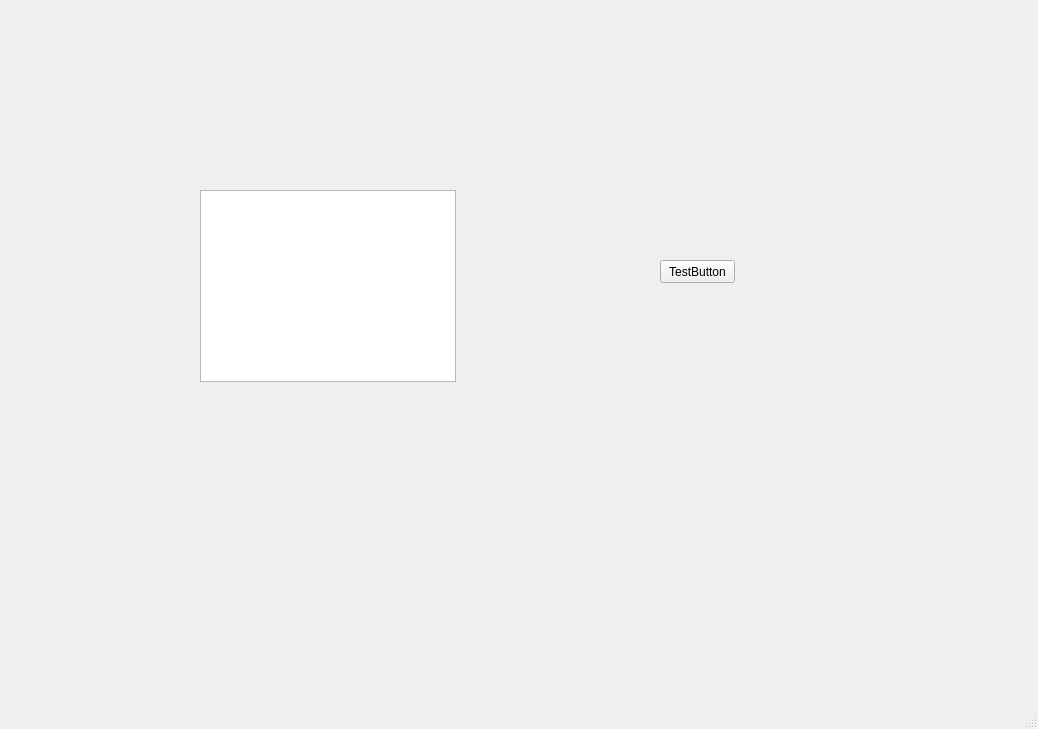
<?xml version="1.0" encoding="UTF-8"?>
<ui version="4.0">
 <class>MainWindow</class>
 <widget class="QMainWindow" name="MainWindow">
  <property name="geometry">
   <rect>
    <x>0</x>
    <y>0</y>
    <width>1038</width>
    <height>729</height>
   </rect>
  </property>
  <property name="windowTitle">
   <string>Commonder</string>
  </property>
  <widget class="QWidget" name="centralwidget">
   <widget class="QPushButton" name="testButton">
    <property name="geometry">
     <rect>
      <x>660</x>
      <y>260</y>
      <width>75</width>
      <height>23</height>
     </rect>
    </property>
    <property name="text">
     <string>TestButton</string>
    </property>
   </widget>
   <widget class="QListWidget" name="testList">
    <property name="geometry">
     <rect>
      <x>200</x>
      <y>190</y>
      <width>256</width>
      <height>192</height>
     </rect>
    </property>
   </widget>
  </widget>
  <widget class="QMenuBar" name="menubar">
   <property name="geometry">
    <rect>
     <x>0</x>
     <y>0</y>
     <width>1038</width>
     <height>23</height>
    </rect>
   </property>
  </widget>
  <widget class="QStatusBar" name="statusbar"/>
 </widget>
 <resources/>
 <connections/>
</ui>
